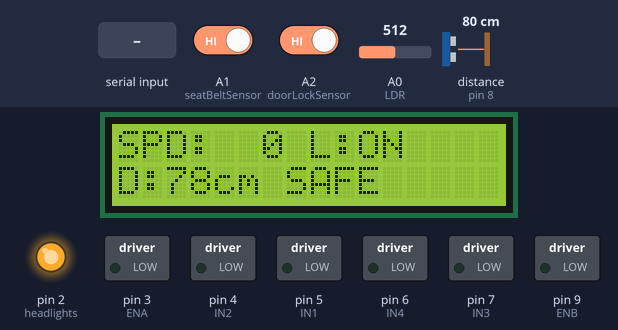
The sketch below on a simulated Arduino Uno, built with avr-gcc and run on an emulated ATmega328P. On the bench: 16×2 character LCD, switched loads named in the sketch (green lamp = pin HIGH), output pins drawn as LEDs (lit = HIGH). Wiring (inferred from the names in the program): ultrasonic range finder: trigger pin 12; echo pin 8. The inputs (shaded band) are chosen by the test bench; at power-on: A0 (LDR) = 512, distance to the obstacle (sensor on pin 8) 80 cm, A1 (seatBeltSensor) HIGH, A2 (doorLockSensor) HIGH. The echo pulse lasts 58.3 µs per cm; pins used as bus, display or sensor lines are not drawn; what the sketch prints to the serial monitor is not drawn.

Above: at 2.7 s.
2.8 s: A0 (LDR) set to 417
4.3 s: A0 (LDR) set to 389
At 4.93 s:
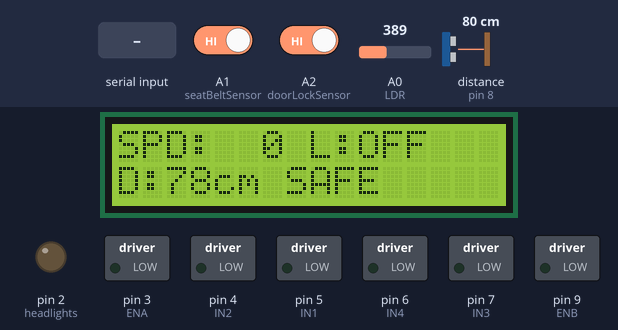
6.2 s: distance to the obstacle (sensor on pin 8) set to 7 cm
At 6.9 s:
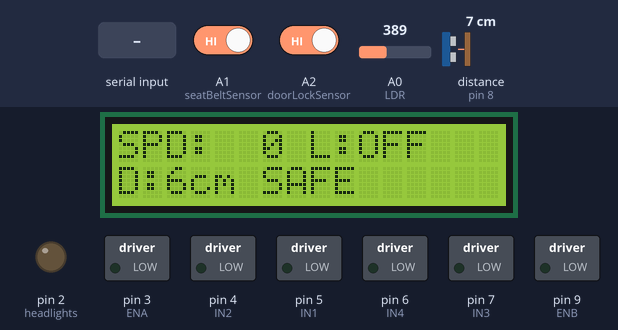
7.7 s: distance to the obstacle (sensor on pin 8) set to 4 cm
At 8.9 s:
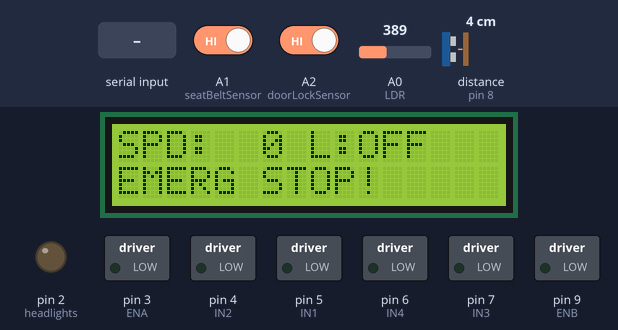
9.2 s: A1 (seatBeltSensor) driven LOW
At 10.0 s:
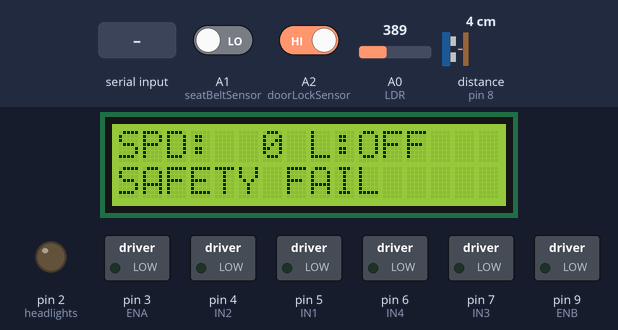
10.7 s: "1" received over the second serial link
At 12.9 s:
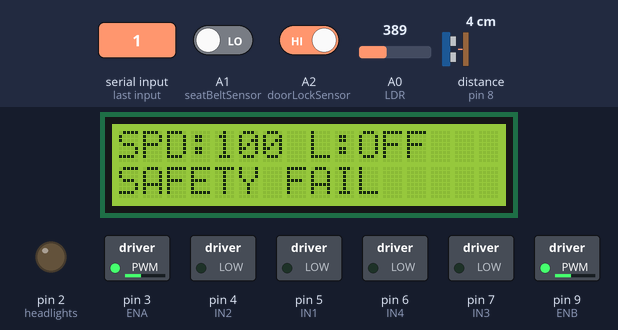
Timing chart, 0 to 13.5 s (numbered marks = the images above; inputs shaded):
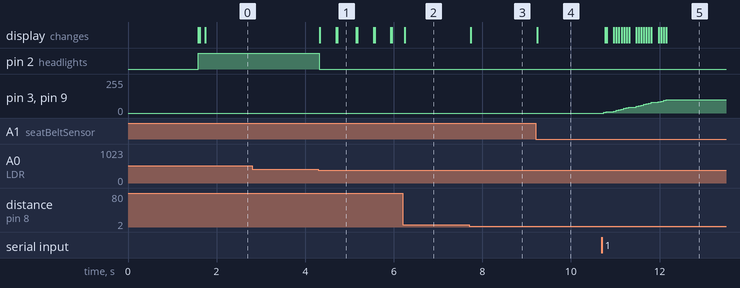

Measured:
- the behaviour switches between 401 and 400 on A0 (LDR) (found by bisection; images 0 and 1)
- the behaviour switches between 6 and 5 cm on distance to the obstacle (sensor on pin 8) (found by bisection; images 2 and 3)
- after the input at 2.8 s, every drawn part: stays the same
- after the input at 4.3 s, pin 2 (headlights): HIGH → LOW at once; the display: changes at once (image 1)
- after the input at 6.2 s, the display: changes after 0.05 s (image 2)
- after the input at 7.7 s, the display: changes at once (image 3)
- after the input at 9.2 s, the display: changes at once (image 4)
- after the input at 10.7 s, pin 3 (ENA), pin 9 (ENB): moves from 0/255 to 100/255 over 1.4 s, starting at once; the display: first changes after 0.07 s (image 5 shows a later state)

The sketch:

phase_2_project-i2c.ino
```cpp
#include <SoftwareSerial.h>
#include <Adafruit_LiquidCrystal.h>

// ---------------- LCD (I2C MODE) ----------------
Adafruit_LiquidCrystal lcd(0);
// SDA → A4 , SCL → A5

// ---------------- BLUETOOTH HC-05 ----------------
SoftwareSerial BT(10, 11);  // TX, RX

// ---------------- MOTOR DRIVER PINS --------------
int ENA = 3;
int ENB = 9;
int IN1 = 5;
int IN2 = 4;
int IN3 = 7;
int IN4 = 6;

// ---------------- ULTRASONIC PINS ----------------
int trigPin = 12;
int echoPin = 8;

// ---------------- LDR (LIGHT SENSOR) -------------
int LDR = A0;

// ---------------- HEADLIGHT PIN ------------------
int headlights = 2;

// ---------------- SAFETY SENSORS -----------------
int seatBeltSensor = A1;
int doorLockSensor = A2;

// ---------------- VARIABLES ----------------------
char btCmd = 'S';
int Speed = 0;
int currentSpeed = 0;
unsigned long lastUpdate = 0;

// Bluetooth logging timer
unsigned long lastBTsend = 0;

// LDR threshold
const int headlightThreshold = 400;

// ---------------- TTC COLLISION AVOIDANCE --------
// Vehicle dynamics parameters
const float wheelDiameter = 0.065;      // meters (65mm typical for small robot car)
const float maxRPM = 200.0;             // max motor RPM at PWM 255
const float decelRate = 0.5;            // deceleration rate in m/s^2 (gradual braking)
const float minStoppingDistance = 5.0;  // minimum safe distance in cm

// Previous distance for velocity calculation
float prevDistance = 400.0;
unsigned long prevDistTime = 0;
float approachVelocity = 0.0;  // relative closing velocity in m/s


// =================================================
//                SETUP
// =================================================
void setup() {
  Serial.begin(9600);
  BT.begin(9600);

  lcd.begin(16, 2);
  lcd.print("   SMART  CAR");
  lcd.setCursor(0, 1);
  lcd.print("   By Shadow");
  delay(1500);
  lcd.clear();

  pinMode(ENA, OUTPUT);
  pinMode(ENB, OUTPUT);
  pinMode(IN1, OUTPUT);
  pinMode(IN2, OUTPUT);
  pinMode(IN3, OUTPUT);
  pinMode(IN4, OUTPUT);

  pinMode(trigPin, OUTPUT);
  pinMode(echoPin, INPUT);

  pinMode(headlights, OUTPUT);

  pinMode(seatBeltSensor, INPUT_PULLUP);
  pinMode(doorLockSensor, INPUT_PULLUP);
}


// =================================================
//                MAIN LOOP
// =================================================
void loop() {

  // ------------ Bluetooth Commands -----------------
  if (BT.available()) {
    btCmd = BT.read();
    Serial.print("CMD: ");
    Serial.println(btCmd);
    handleSpeedCommand(btCmd);
  }

  // ------------ Light Control by LDR ---------------
  int lightLevel = analogRead(LDR);
  bool lightOn = (lightLevel > headlightThreshold);
  digitalWrite(headlights, lightOn ? HIGH : LOW);

  // ------------ Ultrasonic Distance ----------------
  float dist = getDistance();

  // ------------ Calculate Approach Velocity --------
  calculateApproachVelocity(dist);

  // ------------ TTC-based Speed Adjustment ---------
  int adjustedSpeed = Speed;
  bool ttcWarning = false;

  if (btCmd == 'F') {
    adjustedSpeed = calculateTTCSpeed(dist, Speed);
    ttcWarning = (adjustedSpeed < Speed);
  }

  // ------------ UPDATE SPEED -----------------------
  updateSpeed(adjustedSpeed);

  // ------------ SAFETY CHECK -----------------------
  bool allowed = safetyOK();

  // ------------ Movement ---------------------------
  if (allowed) {

    // TTC system handles gradual deceleration - only full stop at minimum distance
    if (btCmd == 'F' && dist < minStoppingDistance) {
      stopCar();
    } else {
      moveCar(btCmd);
    }

  } else {
    stopCar();
  }

  // ------------ LCD -------------------------------
  updateLCD(currentSpeed, lightOn, dist, allowed);

  // ------------ Bluetooth Logging -----------------
  sendBluetoothLog(lightOn, dist, allowed);
}


// =================================================
//           SAFETY (SEATBELT & DOOR)
// =================================================
bool safetyOK() {
  bool beltOK = digitalRead(seatBeltSensor);
  bool doorOK = digitalRead(doorLockSensor);

  if (!beltOK || !doorOK)
    return false;

  return true;
}


// =================================================
//           BLUETOOTH SPEED CONTROL
// =================================================
void handleSpeedCommand(char cmd) {
  switch (cmd) {
    case '0': Speed = 80; break;
    case '1': Speed = 100; break;
    case '2': Speed = 120; break;
    case '3': Speed = 140; break;
    case '4': Speed = 160; break;
    case '5': Speed = 180; break;
    case '6': Speed = 200; break;
    case '7': Speed = 220; break;
    case '8': Speed = 240; break;
    case '9': Speed = 255; break;
    case 'q': Speed = 255; break;
  }
}


// =================================================
//                ULTRASONIC
// =================================================
float getDistance() {
  digitalWrite(trigPin, LOW);
  delayMicroseconds(2);

  digitalWrite(trigPin, HIGH);
  delayMicroseconds(10);
  digitalWrite(trigPin, LOW);

  long duration = pulseIn(echoPin, HIGH, 20000);
  if (duration == 0) return 400;

  float d = duration * 0.034 / 2.0;
  if (d > 400) d = 400;

  return d;
}


// =================================================
//        TTC (TIME-TO-COLLISION) SYSTEM
// =================================================

// Convert PWM speed to actual velocity in m/s
float pwmToVelocity(int pwmValue) {
  // Linear approximation: PWM 0-255 maps to 0-maxRPM
  float rpm = (pwmValue / 255.0) * maxRPM;
  float wheelCircumference = PI * wheelDiameter;  // meters
  float velocity = (rpm * wheelCircumference) / 60.0;  // m/s
  return velocity;
}

// Calculate approach velocity (how fast obstacle is getting closer)
void calculateApproachVelocity(float currentDist) {
  unsigned long currentTime = millis();
  unsigned long deltaTime = currentTime - prevDistTime;

  if (deltaTime >= 50) {  // Update every 50ms for stability
    // Distance change in meters (convert from cm)
    float distChange = (prevDistance - currentDist) / 100.0;
    float timeSec = deltaTime / 1000.0;

    if (timeSec > 0) {
      // Positive value means obstacle is getting closer
      float newVelocity = distChange / timeSec;
      // Apply low-pass filter for smooth readings
      approachVelocity = 0.7 * approachVelocity + 0.3 * newVelocity;
    }

    prevDistance = currentDist;
    prevDistTime = currentTime;
  }
}

// Calculate TTC and determine safe speed
int calculateTTCSpeed(float distance, int targetSpeed) {
  // Convert distance to meters
  float distMeters = distance / 100.0;

  // Get current car velocity
  float carVelocity = pwmToVelocity(currentSpeed);

  // Total closing velocity = car velocity + approach velocity of obstacle
  float closingVelocity = carVelocity + approachVelocity;

  // Prevent division by zero
  if (closingVelocity <= 0.01) {
    return targetSpeed;  // Not approaching, no need to slow down
  }

  // Calculate Time-To-Collision (TTC)
  float ttc = distMeters / closingVelocity;

  // Calculate time needed to stop from current velocity
  // Using kinematic equation: t = v / a
  float timeToStop = carVelocity / decelRate;

  // Calculate stopping distance: d = v^2 / (2*a)
  float stoppingDistance = (carVelocity * carVelocity) / (2.0 * decelRate);

  // Add safety margin (1.5x stopping time/distance)
  float safetyMargin = 1.5;
  float requiredTTC = timeToStop * safetyMargin;
  float requiredDistance = stoppingDistance * safetyMargin * 100.0;  // back to cm

  // If TTC is less than required time to stop, reduce speed proportionally
  if (ttc < requiredTTC || distance < requiredDistance) {
    // Calculate proportional speed reduction
    // The closer we are to the limit, the more we slow down
    float ttcRatio = ttc / requiredTTC;
    float distRatio = distance / requiredDistance;

    // Use the more critical ratio (smaller value)
    float ratio = min(ttcRatio, distRatio);
    ratio = constrain(ratio, 0.0, 1.0);

    // Gradual speed reduction - never instant stop
    int newSpeed = (int)(targetSpeed * ratio);

    // Ensure minimum controllable speed or full stop at critical distance
    if (distance < minStoppingDistance) {
      return 0;
    }
    return max(newSpeed, 0);
  }

  return targetSpeed;
}


// =================================================
//              SPEED CONTROL
// =================================================
void updateSpeed(int target) {

  if (millis() - lastUpdate < 40) return;
  lastUpdate = millis();

  if (currentSpeed < target) currentSpeed += 5;
  else if (currentSpeed > target) currentSpeed -= 5;

  if (currentSpeed < 0) currentSpeed = 0;
  if (currentSpeed > 255) currentSpeed = 255;

  analogWrite(ENA, currentSpeed);
  analogWrite(ENB, currentSpeed);
}


// =================================================
//                  MOVEMENT
// =================================================
void moveCar(char cmd) {

  switch (cmd) {

    case 'F': forward(); break;
    case 'B': backward(); break;
    case 'L': left(); break;
    case 'R': right(); break;
    default: stopCar(); break;
  }
}


void forward() {
  digitalWrite(IN1, LOW);
  digitalWrite(IN2, HIGH);
  digitalWrite(IN3, LOW);
  digitalWrite(IN4, HIGH);
}

void backward() {
  digitalWrite(IN1, HIGH);
  digitalWrite(IN2, LOW);
  digitalWrite(IN3, HIGH);
  digitalWrite(IN4, LOW);
}

void left() {
  digitalWrite(IN1, HIGH);
  digitalWrite(IN2, LOW);
  digitalWrite(IN3, LOW);
  digitalWrite(IN4, HIGH);
}

void right() {
  digitalWrite(IN1, LOW);
  digitalWrite(IN2, HIGH);
  digitalWrite(IN3, HIGH);
  digitalWrite(IN4, LOW);
}

void stopCar() {
  digitalWrite(IN1, LOW);
  digitalWrite(IN2, LOW);
  digitalWrite(IN3, LOW);
  digitalWrite(IN4, LOW);
}


// =================================================
//                   LCD
// =================================================
void updateLCD(int spd, bool lightOn, float dist, bool safe) {

  lcd.setCursor(0,0);
  lcd.print("SPD:");
  if (spd < 100) lcd.print(" ");
  if (spd < 10) lcd.print(" ");
  lcd.print(spd);

  lcd.print(" L:");
  lcd.print(lightOn ? "ON " : "OFF");

  lcd.setCursor(0,1);
  if (!safe) {
    lcd.print("SAFETY FAIL    ");
  }
  else if (dist < minStoppingDistance) {
    lcd.print("EMERG STOP!    ");
  }
  else if (currentSpeed < Speed && btCmd == 'F') {
    lcd.print("TTC BRAKING    ");
  }
  else {
    lcd.print("D:");
    lcd.print((int)dist);
    lcd.print("cm SAFE   ");
  }
}


// =================================================
//        BLUETOOTH DATA LOGGING
// =================================================
void sendBluetoothLog(bool lightOn, float dist, bool safe) {

  if (millis() - lastBTsend < 500) return;
  lastBTsend = millis();

  BT.print("SPD=");
  BT.println(currentSpeed);

  BT.print("TARGET_SPD=");
  BT.println(Speed);

  BT.print("LIGHT=");
  BT.println(lightOn ? "ON" : "OFF");

  BT.print("DIST=");
  BT.println(dist);

  BT.print("APPROACH_VEL=");
  BT.println(approachVelocity, 3);

  BT.print("TTC_ACTIVE=");
  BT.println((currentSpeed < Speed && btCmd == 'F') ? "YES" : "NO");

  BT.print("SAFETY=");
  BT.println(safe ? "OK" : "FAIL");

  BT.print("CMD=");
  BT.println(btCmd);
}
```
